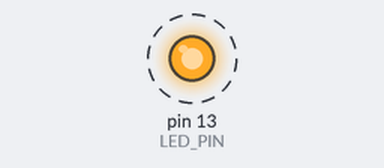
The sketch below on a simulated Arduino Uno, built with avr-gcc and run on an emulated ATmega328P. Parts: output pins drawn as LEDs (lit = HIGH). Dashed ring = blinking.

Above: at 0.5 s.
Timing chart, 0 to 4.6 s (numbered marks = the images above):
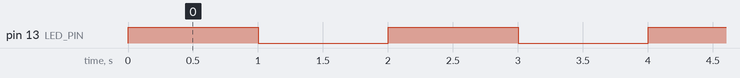

The sketch:

01_Blink_Led.ino
```cpp
/*
 * 01 - Blink LED
 * --------------
 * Faz um LED piscar a cada 1 segundo.
 *
 * Hardware: Arduino UNO + 1 LED + 1 resistor de 220 ohms
 * Pinagem:  LED no pino digital 13 (LED interno da placa também acompanha)
 *
 * Conceitos: pinMode, digitalWrite, delay
 */

const byte LED_PIN = 13;
const unsigned long INTERVAL_MS = 1000;

void setup() {
  pinMode(LED_PIN, OUTPUT);
}

void loop() {
  digitalWrite(LED_PIN, HIGH);   // acende o LED
  delay(INTERVAL_MS);
  digitalWrite(LED_PIN, LOW);    // apaga o LED
  delay(INTERVAL_MS);
}
```

Measured:
- by itself, pin 13 (LED_PIN): alternates HIGH for 1.0 s and LOW for 1.0 s
